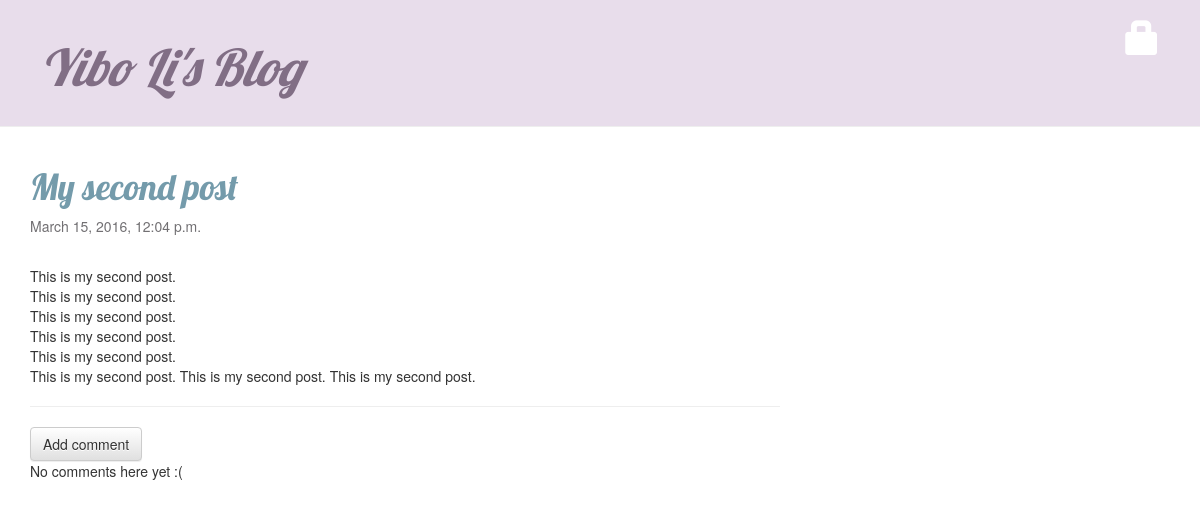
Before: /post/2/ with the older database file.
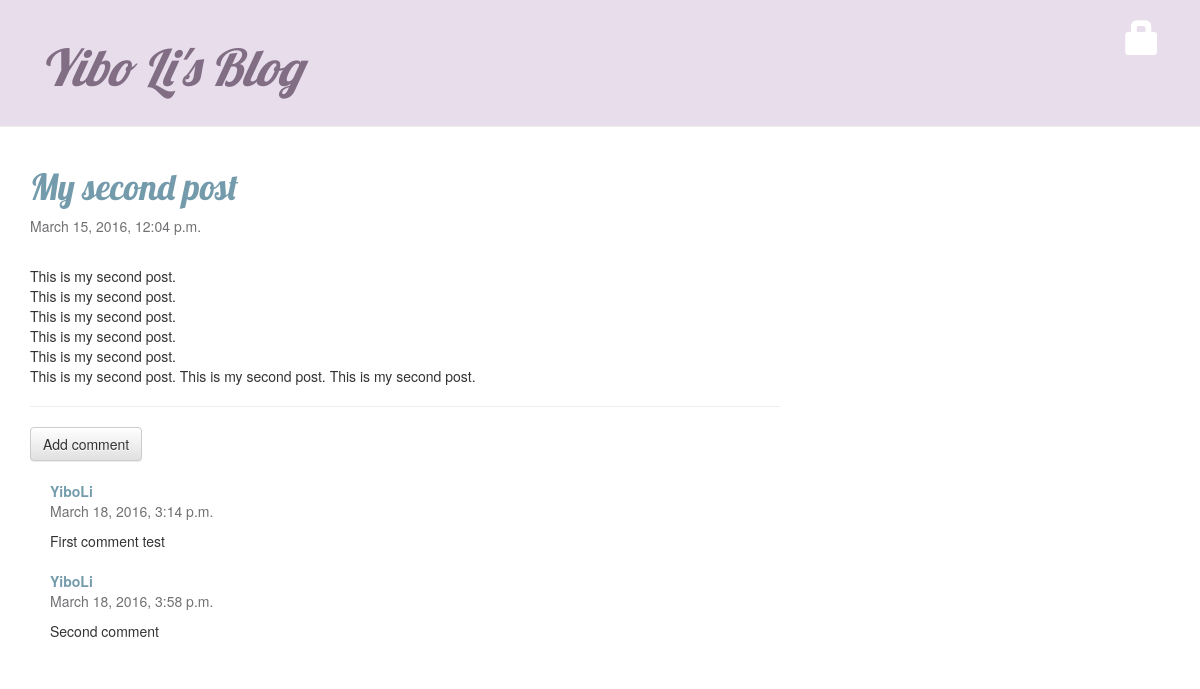
After: the same page with the newer database file.
### blog/models.py (models this page shows, shortened)
class Post(models.Model):                     #the class Post is Django model
    author = models.ForeignKey('auth.User')    # a link to another model
    title = models.CharField(max_length=200)   #define text with a limited number of characters
    text = models.TextField()                  #long text without a limit
    created_date = models.DateTimeField(default=timezone.now)
    published_date = models.DateTimeField(blank=True, null=True)

class Comment(models.Model):
    post = models.ForeignKey('blog.Post', related_name='comments')
    author = models.CharField(max_length=200)
    text = models.TextField()
    created_date = models.DateTimeField(default=timezone.now)
    approved_comment = models.BooleanField(default=False)

### blog/views.py (the view)
# urls.py: url(r'^post/(?P<pk>\d+)/$', views.post_detail, name='post_detail'),# Django will take everything that you place here and transfer it to a view as a variable called pk.
def post_detail(request, pk): #pk is pass-in parameter from urls.py
    post = get_object_or_404(Post, pk=pk) #get only one post, post.pk is used in template post_list.html
    return render(request, 'blog/post_detail.html', {'post':post}) #pass-in post for template to use

### blog/templates/blog/post_detail.html (shortened to what this page needs)
{% extends 'blog/base.html' %}
{%block content %}
	<div class="post">
		<h1>{{ post.title }}</h1>
		<div class="date">
			{% if post.published_date %}
				{{ post.published_date }}
			{% else %}
				<a class="btn pull-right" href="{% url 'post_publish' pk=post.pk %}">Publish</a>
			{% endif %}
			<br/><br/>
		</div>
		<p>{{ post.text|linebreaks }}</p>
	</div>
	<hr>
	<a class="btn btn-default" href="{% url 'add_comment_to_post' pk=post.pk %}">Add comment</a>
	{% for comment in post.comments.all %}
		<div class="comment">
			<strong>{{ comment.author }}</strong>
			<div class="date">
				{{ comment.created_date }}
			</div>
			<p>{{ comment.text|linebreaks }}</p>
		</div>
	{% empty %}
		<p>No comments here yet :(</p>
	{% endfor %}
{% endblock %}

### blog/templates/blog/base.html (shortened to what this page needs)
{% load staticfiles %}
<html>
	<head>
		<link rel="stylesheet" href="//maxcdn.bootstrapcdn.com/bootstrap/3.2.0/css/bootstrap.min.css">
		<link rel="stylesheet" href="//maxcdn.bootstrapcdn.com/bootstrap/3.2.0/css/bootstrap-theme.min.css">
		<link rel="stylesheet" href="{% static 'CSS/blog.css' %}">
	</head>
	<body>
		<div class="page-header">
			{%if user.is_authenticated %}
				<a href="{% url 'post_new' %}" class="top-menu"><span class="glyphicon glyphicon-plus"></span></a>
				<a href="{% url 'post_draft_list' %}" class="top-menu"><span class="glyphicon glyphicon-edit"></span></a>
				<p class="top-menu"><small>Hello {{ user.username }}(<a href="{% url 'django.contrib.auth.views.logout' %}">Log out</a>)</small></p>
			{% else %}
				<a href="{% url 'django.contrib.auth.views.login' %}" class="top-menu"><span class="glyphicon glyphicon-lock"></span></a>
			{% endif %}
			<h1><a href="{% url 'blog.views.post_list' %}"><em>Yibo Li's Blog</em></a></h1>
		</div>
		<div class="cotent container">
			<div class="row">
				<div class="col-md-8">
				{% block content %}
				{% endblock %}
				</div>
			</div>
		</div>
	</body>
</html>

### blog/static/CSS/blog.css (style rules this page uses)
.page-header { background-color: #E8DDEB; margin-top: 0; padding: 20px 20px 20px 40px; }
.page-header h1, .page-header h1 a, .page-header h1 a:visited, .page-header h1 a:active { color: #816E85; font-size: 38pt; text-decoration: none; }
h1,h2,h3,h4 { font-family: 'Lobster', cursive; color: #749BAB; }
.date { color: #727073; }
.top-menu, .top-menu:hover, .top-menu:visited { color: #ffffff; float: right; font-size:26pt; margin-right: 20px; }
.post h1, .post h1 a, .post h1 a:visited, .post a { color: #749BAB; }
.comment { margin: 20px 0px 20px 20px; }
.comment strong { color: #749BAB; }

Changed rows visible on the page:
added Comment: author "YiboLi", created_date "March 18, 2016, 3:14 p.m.", text "First comment test"
added Comment: author "YiboLi", created_date "March 18, 2016, 3:58 p.m.", text "Second comment"
Other visible differences:
text no longer shown: "No comments here yet :("
